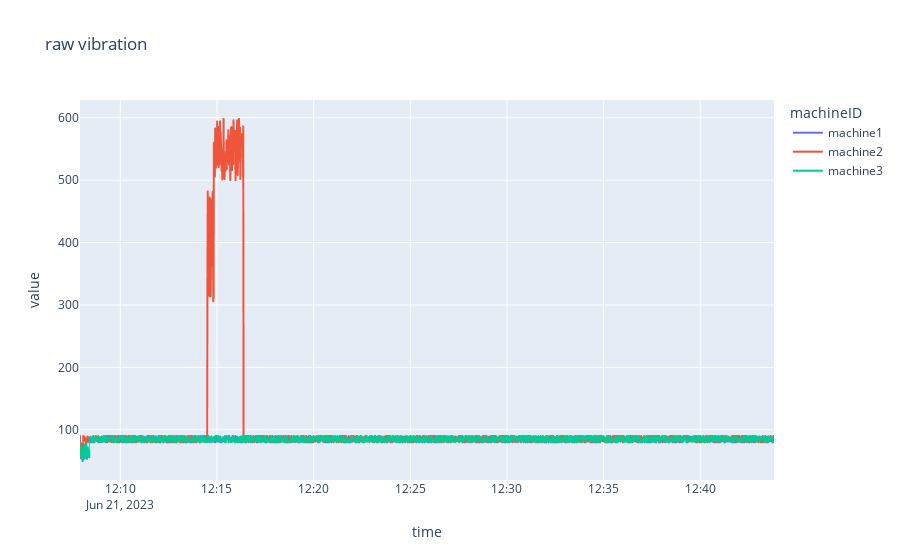

Notebook source saved alongside this figure:
### Code cell
fig = px.line(df, x="time", y=["vibration"], color="machineID", title='raw vibration')
fig.show()

### Figure 1 — Plotly figure (JSON) as saved in the notebook; plotly's stock layout.template omitted (floating-point values rounded to 4 significant figures; data arrays with more than 128 entries replaced by an {"elided": "..."} marker saying what was removed)
{"data": [{"hovertemplate": "machineID=machine1<br>variable=vibration<br>time=%{x}<br>value=%{y}<extra></extra>", "legendgroup": "machine1", "line": {"color": "#636efa", "dash": "solid"}, "marker": {"symbol": "circle"}, "mode": "lines", "name": "machine1", "showlegend": true, "type": "scattergl", "x": {"elided": "2154 str values"}, "xaxis": "x", "y": {"elided": "2154 int values"}, "yaxis": "y"}, {"hovertemplate": "machineID=machine2<br>variable=vibration<br>time=%{x}<br>value=%{y}<extra></extra>", "legendgroup": "machine2", "line": {"color": "#EF553B", "dash": "solid"}, "marker": {"symbol": "circle"}, "mode": "lines", "name": "machine2", "showlegend": true, "type": "scattergl", "x": {"elided": "2154 str values"}, "xaxis": "x", "y": {"elided": "2154 int values"}, "yaxis": "y"}, {"hovertemplate": "machineID=machine3<br>variable=vibration<br>time=%{x}<br>value=%{y}<extra></extra>", "legendgroup": "machine3", "line": {"color": "#00cc96", "dash": "solid"}, "marker": {"symbol": "circle"}, "mode": "lines", "name": "machine3", "showlegend": true, "type": "scattergl", "x": {"elided": "2154 str values"}, "xaxis": "x", "y": {"elided": "2154 int values"}, "yaxis": "y"}], "layout": {"legend": {"title": {"text": "machineID"}, "tracegroupgap": 0}, "title": {"text": "raw vibration"}, "xaxis": {"anchor": "y", "domain": [0, 1], "title": {"text": "time"}}, "yaxis": {"anchor": "x", "domain": [0, 1], "title": {"text": "value"}}}}
